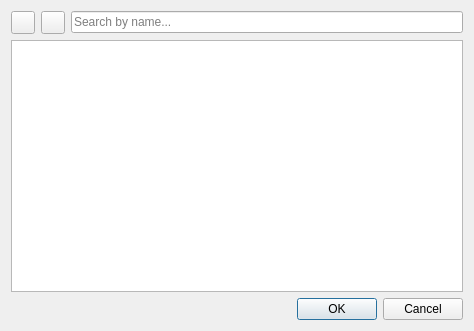
<?xml version="1.0" encoding="UTF-8"?>
<ui version="4.0">
 <class>sf::InformationSelectDialog</class>
 <widget class="QDialog" name="sf::InformationSelectDialog">
  <property name="geometry">
   <rect>
    <x>0</x>
    <y>0</y>
    <width>474</width>
    <height>331</height>
   </rect>
  </property>
  <property name="contextMenuPolicy">
   <enum>Qt::ContextMenuPolicy::ActionsContextMenu</enum>
  </property>
  <property name="windowTitle">
   <string>Select Information</string>
  </property>
  <layout class="QVBoxLayout" name="verticalLayout">
   <item>
    <layout class="QHBoxLayout" name="horizontalLayout">
     <item>
      <widget class="QToolButton" name="tbExpandAll"/>
     </item>
     <item>
      <widget class="QToolButton" name="tbCollapseAll"/>
     </item>
     <item>
      <widget class="QLineEdit" name="leSearch">
       <property name="placeholderText">
        <string>Search by name...</string>
       </property>
       <property name="clearButtonEnabled">
        <bool>true</bool>
       </property>
      </widget>
     </item>
    </layout>
   </item>
   <item>
    <widget class="QTreeView" name="treeView">
     <property name="showDropIndicator" stdset="0">
      <bool>false</bool>
     </property>
     <property name="alternatingRowColors">
      <bool>true</bool>
     </property>
     <property name="indentation">
      <number>10</number>
     </property>
    </widget>
   </item>
   <item>
    <widget class="QDialogButtonBox" name="buttonBox">
     <property name="standardButtons">
      <set>QDialogButtonBox::StandardButton::Cancel|QDialogButtonBox::StandardButton::Ok</set>
     </property>
    </widget>
   </item>
  </layout>
 </widget>
 <resources/>
 <connections/>
</ui>
